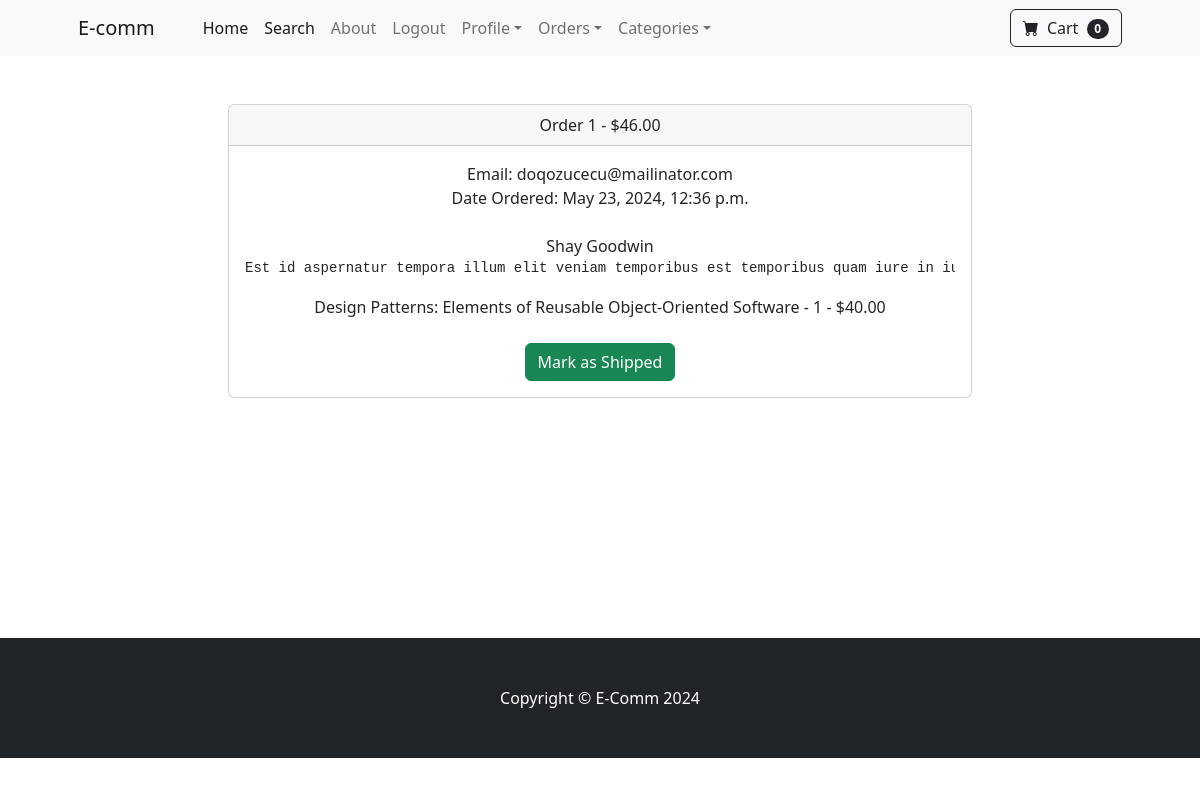
The page /payment/orders/1 (signed in) on the database as committed earlier.
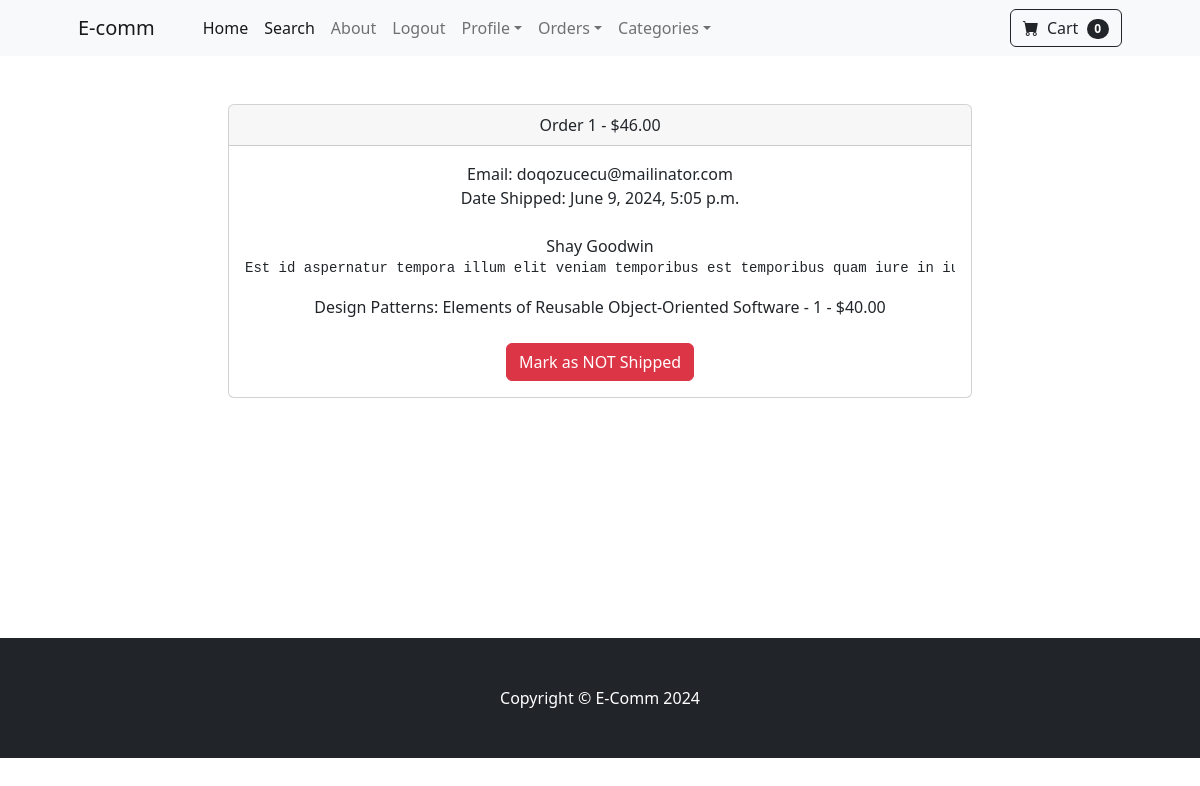
The same page on the database as committed later.
### payment/models.py (models this page shows, shortened)
class Order(models.Model):
    user = models.ForeignKey(User, on_delete=models.CASCADE, null=True, blank=True)
    full_name = models.CharField(max_length=255)
    email = models.EmailField(max_length=255)
    shipping_address = models.TextField(max_length=15000)
    amount_paid = models.DecimalField(max_digits=10, decimal_places=2)
    date_ordered = models.DateTimeField(auto_now_add=True)
    shipped = models.BooleanField(default=False)
    date_shipped = models.DateTimeField(blank=True, null=True)

### payment/views.py (the view, shortened to what this page needs)
# urls.py: path('orders/<int:pk>', views.orders, name='orders'),
def orders(request, pk):
    if request.user.is_authenticated and request.user.is_superuser:
        order = Order.objects.get(id=pk)     #Get order
        items = OrderItem.objects.filter(order=pk)   #Get the order items
        return render(request, 'payment/orders.html', {"order":order, "items":items})
    else:
        messages.success(request, "Access Denied")
        return redirect ('home')

### cart/cart.py (called while the page is built)
    def __len__(self):
        return len(self.cart)

### cart/context_processors.py (called while the page is built)
def cart(request):
    return {'cart': Cart(request)}

### store/models.py (called while the page is built)
    def __str__(self):
        return self.name

### payment/templates/payment/orders.html (shortened to what this page needs)
{% extends 'base.html' %}
{% block content %}
        <div class="container">
            <div class="row">
                <center>
                    <div class="col-8">
                        <br><br>
                      <div class="card">
                        <div class="card-header">
                          Order {{ order.id }} - ${{ order.amount_paid }}
                        </div>
                        <div class="card-body">
                         Email: {{ order.email }}<br>
                         {% if order.date_shipped %}
                         Date Shipped: {{ order.date_shipped}}
                         {% else %}
                         Date Ordered: {{ order.date_ordered}}
                         {% endif %}
                         <br><br>
                         {{ order.full_name }}<br>
                         <pre>{{order.shipping_address}}</pre>
                         {% for item in items %}
                         {{ item.product }} - {{ item.quantity }} - ${{ item.price }}
                         {% endfor %}<br><br>
                         {% if not order.shipped %}
                         <form method="POST">
                           <button type="submit" class="btn btn-success">Mark as Shipped</button>
                           </form>
                          {% else %}
                          <form method="POST">
                             <button type="submit" class="btn btn-danger">Mark as NOT Shipped</button>
                             </form>
                          {% endif %}
                        </div>
                      </div>
                    </div>
                </center>
            </div>
        </div> <br><br><br><br><br><br><br><br><br><br>
{% endblock %}

Rows that differ between the two databases and show on the page:
changed Order "doqozucecu@mailinator.com": date_shipped (not shown) → "June 9, 2024, 5:05 p.m."; shipped False → True (drawn); date_ordered "May 23, 2024, 12:36 p.m." → (not shown)
Other text that changed with them:
text no longer shown: "Date Ordered: Mark as Shipped"
text now shown: "Date Shipped: Mark as NOT Shipped"
